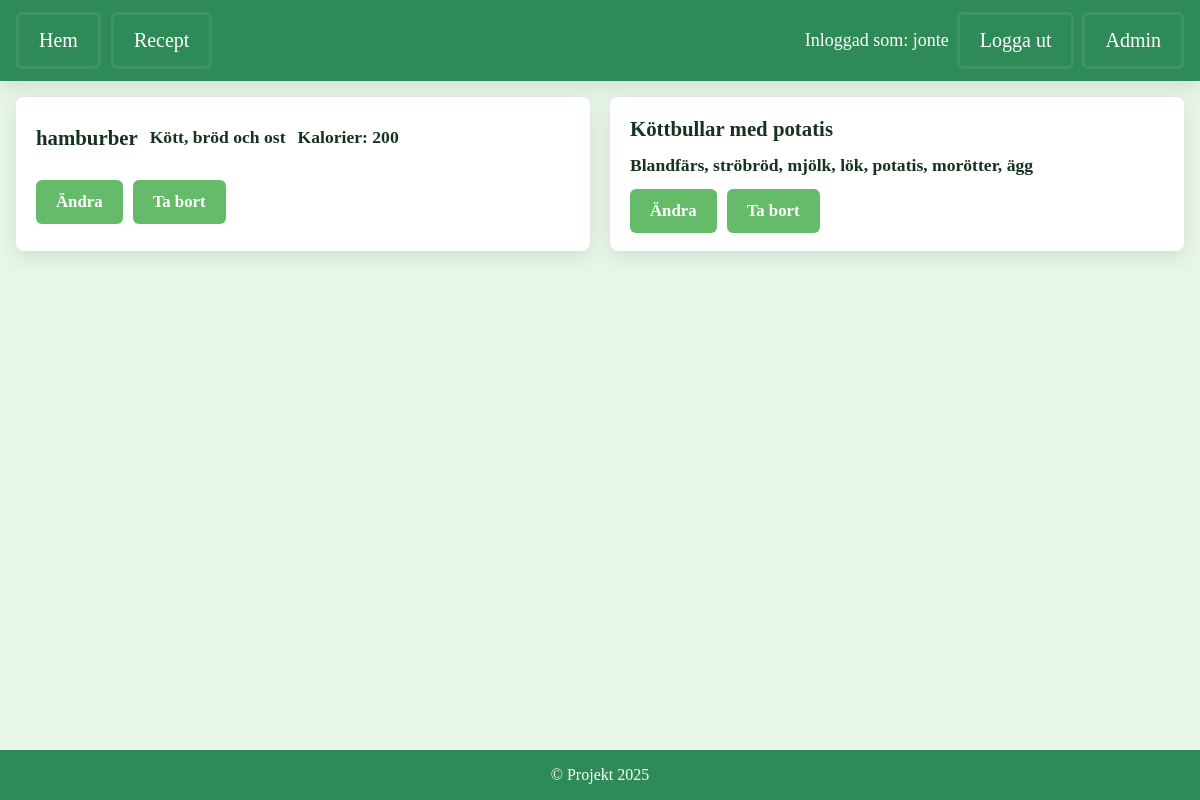
Page /recipe_collection (signed in) on the earlier database version.
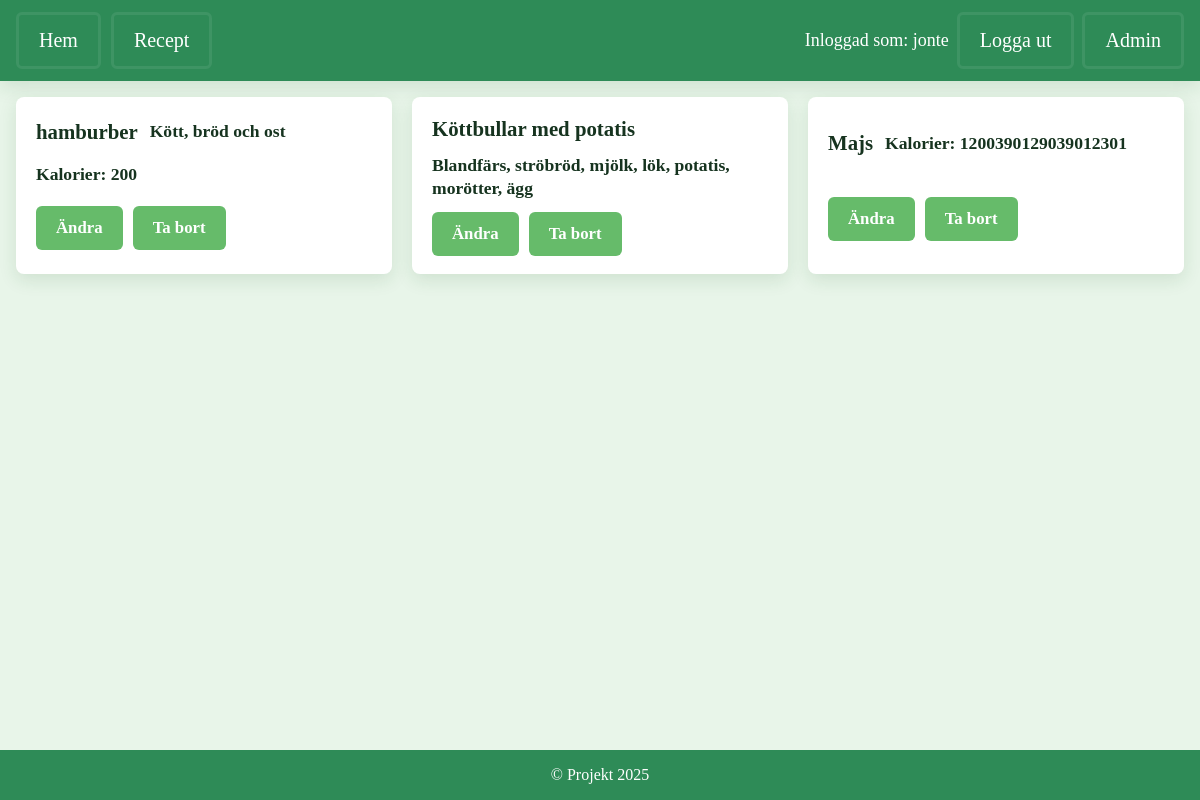
Same page on the later database version.
### tables this page shows
CREATE TABLE recipes (
                        id INTEGER PRIMARY KEY AUTOINCREMENT,
                        title TEXT NOT NULL
                    , ingredients TEXT, calories INTEGER);

### app.py (the view)
@app.route('/recipe_collection')
def recipe_collection():
    if not session.get('username'):
        return redirect(url_for('login'))
    recipes = get_all_recipes()
    return render_template('recipe_collection.html', recipes=recipes)

### app.py (called while the page is built)
def get_all_recipes():
    with sqlite3.connect('app.db') as conn:
        conn.row_factory = sqlite3.Row
        cursor = conn.cursor()
        cursor.execute("SELECT id, title, ingredients, calories FROM recipes ORDER BY id")
        return cursor.fetchall()

### templates/recipe_collection.html (shortened to what this page needs)
{% extends "base.html" %}
{% block content %}
    <ul class="recipe-list">
        {% for r in recipes %}
        <li data-id="{{ r['id'] }}" aria-label="Recept: {{ r['title'] }}">
            <div class="recipe-title">
                {{ r['title'] }}
                {% if r['ingredients'] %}
                <div class="recipe-ingredients">{{ r['ingredients'] }}</div>
                {% endif %}
                {% if r['calories'] %}
                <div class="recipe-calories">Kalorier: {{ r['calories'] }}</div>
                {% endif %}
            </div>
            <div class="recipe-actions">
                <a class="btn" href="{{ url_for('edit_recipe', recipe_id=r['id']) }}" aria-label="Ändra recept {{ r['title'] }}">Ändra</a>
                <form method="POST" action="{{ url_for('delete_recipe', recipe_id=r['id']) }}" style="margin:0;" aria-label="Formulär för att radera recept">
                    <button class="btn btn-danger" type="submit" aria-label="Ta bort recept {{ r['title'] }}">Ta bort</button>
                </form>
            </div>
        </li>
        {% else %}
        <li class="card">Inga recept ännu!</li>
        {% endfor %}
    </ul>
{% endblock %}

### templates/base.html (shortened to what this page needs)
<!DOCTYPE html>
<html lang="en">
<head>
    <link rel="stylesheet" href="{{ url_for('static', filename='style.css') }}">
</head>
<body>
    <div class="app">
        {% if not hide_nav %}
        <nav class="main-nav">
            <div class="nav-inner">
                <div class="nav-list">
                <a class="nav-link" href="{{ url_for('index') }}" aria-label="Gå till startsidan">Hem</a>
                <a class="nav-link" href="{{ url_for('recipe_collection') }}" aria-label="Visa receptsamling">Recept</a>
                </div>
                <div class="left">
                    {% if session.get('username') %}
                        <span aria-label="Inloggad användare">Inloggad som: {{ session.get('username') }}</span>
                        <a class="nav-link" href="{{ url_for('logout') }}" aria-label="Logga ut från systemet">Logga ut</a>
                    {% else %}
                        <a class="nav-link" href="{{ url_for('login') }}" aria-label="Logga in på systemet">Logga in</a>
                        <a class="nav-link" href="{{ url_for('register') }}" aria-label="Registrera nytt konto">Registrera</a>
                    {% endif %}
                    {% if session.get('is_admin') %}
                        <a class="nav-link" href="{{ url_for('admin_index') }}" aria-label="Öppna administratörspanel">Admin</a>
                    {% endif %}
                </div>
            </div>
        </nav>
        {% endif %}
        <main class="site-main container content-left">
            {% block content %}{% endblock %}
        </main>
        {% if not hide_nav %}
        <footer>
            &copy; Projekt 2025
        </footer>
        {% endif %}
    </div>
</body>
</html>

### static/style.css (style rules this page uses)
:root { --primary-color: #2E8B57; --secondary-color: #E8F5E9; --third-color: #66BB6A; --forth-color: #1B5E20; --font-family: 'Arial, sans-serif'; --bg: var(--secondary-color); --text-color: #16331f; --muted: #466c53; --accent: #ffd54f; --danger: #d32f2f; --shadow: 0 6px 18px rgba(27,94,32,0.12); --radius: 8px; --gap: 12px; --nav-bg: var(--primary-color); --btn-bg: var(--third-color); --btn-hover: #4ea05a; --btn-contrast: #ffffff; }
html, body { height: 100%; margin: 0; background: var(--bg); color: var(--text-color); font-family: var(--font-family); -webkit-font-smoothing: antialiased; -moz-osx-font-smoothing: grayscale; }
a { color: inherit; text-decoration: none; }
.container { max-width: 980px; margin: 0 auto; padding: 0 16px; box-sizing: border-box; }
.app { min-height: 100vh; display: flex; flex-direction: column; }
.site-main { flex: 1 0 auto; display: block; min-height: 0; }
.main-nav { width: 100%; background: var(--nav-bg); color: white; padding: 12px 0; box-shadow: var(--shadow); border-radius: 0; }
.nav-inner { max-width: 980px; margin: 0 auto; padding: 0 16px; display: flex; align-items: center; justify-content: space-between; gap: 12px; }
.nav-list { display:flex; gap:10px; align-items:center; flex-wrap:wrap; }
.left, .nav-actions { display:flex; gap:8px; align-items:center; }
.nav-list { display: flex; gap: 10px; align-items: center; flex-wrap: nowrap; }
.nav-list, .nav-actions { white-space: nowrap; overflow-x: auto; }
.nav-link { padding: 12px 18px; background: transparent; color: white; border-radius: 6px; border: 3px solid rgba(255,255,255,0.08); font-size: 18px; transition: transform 0.12s cubic-bezier(.2,.9,.2,1), background 0.12s, box-shadow 0.12s; }
span { font-size: 18px; }
.btn { cursor: pointer; display: inline-flex; gap: 8px; align-items: center; justify-content: center; padding: 12px 20px; border-radius: 6px; border: none; color: var(--btn-contrast); background: var(--btn-bg); transition: transform 0.08s, background 0.12s, box-shadow 0.12s; font-weight: 600; font-family: var(--font-family); font-size: 1.05rem; }
button.btn { border: none; padding: 12px 20px; font-size: 1.05rem; font-family: var(--font-family); }
.btn { transition: transform 0.12s cubic-bezier(.2,.9,.2,1), background 0.12s, box-shadow 0.12s; }
::placeholder { font-size: 18px; }
form { margin: 0; }
footer { background: var(--nav-bg); padding: 16px 0; text-align: center; color: white; margin-top: auto; width: 100%; flex-shrink: 0; }
.site-main { flex: none; display: block; }
.site-main.container.content-left { margin: 0; padding: 16px; max-width: 100%; width: 100%; box-sizing: border-box; }
ul.recipe-list { display: grid; grid-template-columns: repeat(auto-fit, minmax(320px, 1fr)); gap: var(--gap); padding: 0; margin: 0; list-style: none; width: 100%; box-sizing: border-box; }
li[data-id] { display: grid; grid-template-columns: 1fr; grid-template-rows: auto auto; gap: 12px; width: 100%; box-sizing: border-box; padding: 18px; background: #fff; border-radius: var(--radius); box-shadow: var(--shadow); min-width: 0; }
.recipe-title { display: flex; flex-wrap: wrap; gap: 12px; align-items: center; font-size: 1.3rem; line-height: 1.3; font-weight: 600; margin: 0; font-family: var(--font-family); }
.recipe-title > * { margin: 0; font-size: 1.1rem; font-weight: 600; font-family: var(--font-family); }
.recipe-ingredients { font-size: 1.1rem; font-weight: 600; font-family: var(--font-family); }
.recipe-calories { font-size: 1.1rem; font-weight: 600; font-family: var(--font-family); }
.recipe-actions { display: flex; gap: 10px; align-items: center; justify-content: flex-start; }
@media (min-width: 1200px) { .container { max-width: 1200px; padding: 0 24px; } }
@media (min-width: 1200px) { .nav-inner { max-width: 1200px; } }
@media (min-width: 1200px) { .nav-link { font-size: 20px; padding: 14px 20px; } }
@media (min-width: 1200px) { ul.recipe-list { display: grid; grid-template-columns: repeat(auto-fit, minmax(320px, 1fr)); gap: 20px; } }
@media (min-width: 1200px) { li[data-id] { padding: 18px 20px; } }

Differences in the rows shown:
added recipes: title "Majs", calories "1200390129039012301"
